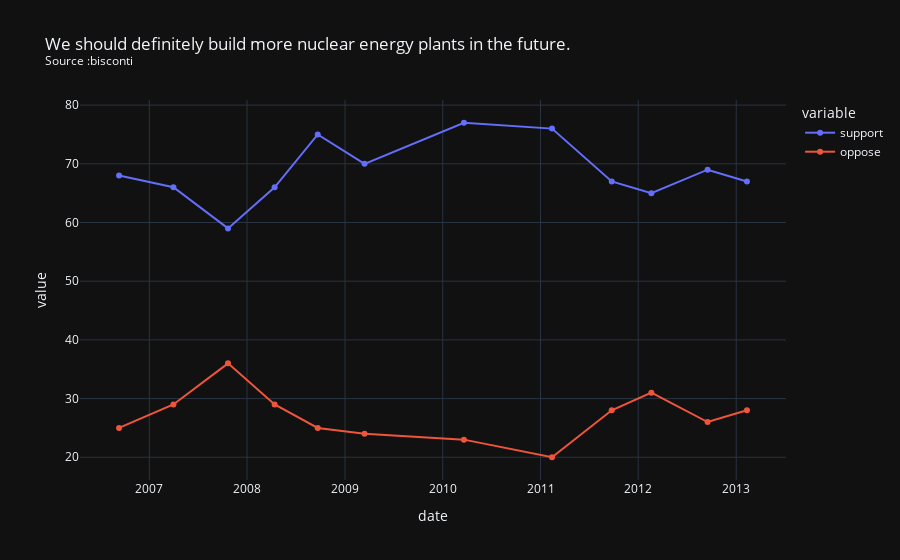

Here is the notebook cell this chart was saved with:
### Code cell
s5 = "We should definitely build more nuclear energy plants in the future."
df9 = df_date[df_date['question'].str.contains(s4)]
df9 = df9.sort_values(by=['date'])
source = df9['firm'].iloc[0]
title = s5 + "<br><sup>Source :" + source + "<sup>"
fig = px.line(df9, x="date", y=["support", "oppose"], title=title, markers=True, template='plotly_dark')
fig.show()

### Figure 1 — Plotly figure (JSON) as saved in the notebook; plotly's stock layout.template omitted (floating-point values rounded to 4 significant figures)
{"data": [{"hovertemplate": "variable=support<br>date=%{x}<br>value=%{y}<extra></extra>", "legendgroup": "support", "line": {"color": "#636efa", "dash": "solid"}, "marker": {"symbol": "circle"}, "mode": "lines+markers", "name": "support", "orientation": "v", "showlegend": true, "type": "scatter", "x": ["2006-09-10T00:00:00", "2007-04-01T00:00:00", "2007-10-22T00:00:00", "2008-04-13T00:00:00", "2008-09-21T00:00:00", "2009-03-15T00:00:00", "2010-03-21T00:00:00", "2011-02-13T00:00:00", "2011-09-24T00:00:00", "2012-02-19T00:00:00", "2012-09-16T00:00:00", "2013-02-10T00:00:00"], "xaxis": "x", "y": [68, 66, 59, 66, 75, 70, 77, 76, 67, 65, 69, 67], "yaxis": "y"}, {"hovertemplate": "variable=oppose<br>date=%{x}<br>value=%{y}<extra></extra>", "legendgroup": "oppose", "line": {"color": "#EF553B", "dash": "solid"}, "marker": {"symbol": "circle"}, "mode": "lines+markers", "name": "oppose", "orientation": "v", "showlegend": true, "type": "scatter", "x": ["2006-09-10T00:00:00", "2007-04-01T00:00:00", "2007-10-22T00:00:00", "2008-04-13T00:00:00", "2008-09-21T00:00:00", "2009-03-15T00:00:00", "2010-03-21T00:00:00", "2011-02-13T00:00:00", "2011-09-24T00:00:00", "2012-02-19T00:00:00", "2012-09-16T00:00:00", "2013-02-10T00:00:00"], "xaxis": "x", "y": [25, 29, 36, 29, 25, 24, 23, 20, 28, 31, 26, 28], "yaxis": "y"}], "layout": {"autosize": true, "legend": {"title": {"text": "variable"}, "tracegroupgap": 0}, "title": {"text": "We should definitely build more nuclear energy plants in the future.<br><sup>Source :bisconti<sup>"}, "xaxis": {"anchor": "y", "autorange": true, "domain": [0, 1], "range": ["2006-04-24 04:26:25.3211", "2013-06-28 19:33:34.6789"], "title": {"text": "date"}, "type": "date"}, "yaxis": {"anchor": "x", "autorange": true, "domain": [0, 1], "range": [15.3, 81.7], "title": {"text": "value"}, "type": "linear"}}}
